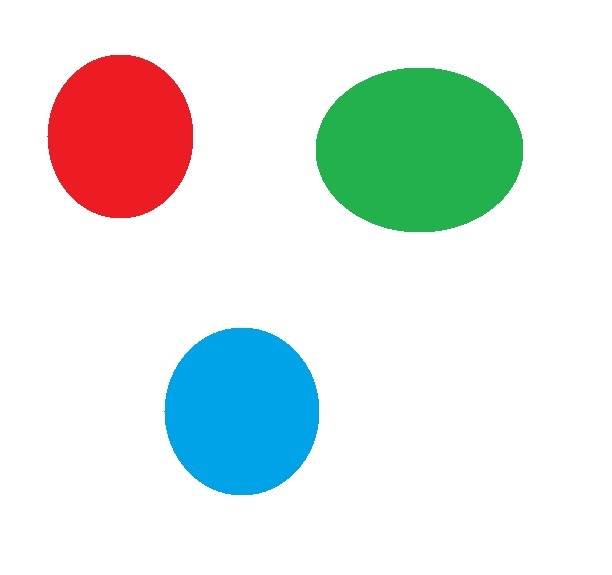
//> input picture circles.png, 612 x 575 px, given in place of the camera
$ ./Circles   (built with g++ and OpenCV 4)
//> lines starting //> are read from the running program, lines starting //| are printed output that depends on the picture; after the words box and inside, x2 and y2 are one past the last pixel; in counts of white or black regions, pixels touching at a corner belong together
//#include "stdafx.h"	//only needed for Visual Studio
#include "opencv2/imgcodecs.hpp"
#include "opencv2/highgui.hpp"
#include "opencv2/imgproc.hpp"
#include <vector>
#include <iostream>
#include <fstream>
#include <numeric>
#include <algorithm>
#include <iterator>
#include <math.h>
#include <Eigen/Dense>

using namespace cv;
using namespace std;
using namespace Eigen;

//filters out circles outside of the target
vector<double> filter(vector<double> u, vector<double> v, Mat img) {	//Filters extra circles out
	double devscale = 3;
	double sumv = std::accumulate(v.begin(), v.end(), 0.0);	//Calculate mean
	double meanv = sumv / v.size();
	double sq_sumv = std::inner_product(v.begin(), v.end(), v.begin(), 0.0);
	double stdevv = std::sqrt(sq_sumv / v.size() - meanv * meanv);	//Calculate standard deviation
	double hiv = meanv + devscale*stdevv;
	double lowv = meanv - devscale*stdevv;
	double sumu = std::accumulate(u.begin(), u.end(), 0.0);	//Calculate mean
	double meanu = sumu / u.size();
	double sq_sumu = std::inner_product(u.begin(), u.end(), u.begin(), 0.0);
	double stdevu = std::sqrt(sq_sumu / u.size() - meanu * meanu);	//Calculate standard deviation
	double hiu = meanu + devscale*stdevu;
	double lowu = meanu - devscale*stdevu;
	vector<double> fil;
	double s = (stdevu + stdevv) / 2;  //average standard deviation of x and y
	s = s*1.8;
	if(s>0)
		circle(img, Point(meanu, meanv), s, Scalar(255, 0, 0), 3, LINE_AA);	//draw circle representing std
	for (int i = 0; i < (v.size()); i++) {
		double r = sqrt(pow(u[i] - meanu, 2) + pow(v[i] - meanv, 2));	//fill vector with values within std
		if (r < s) {
			fil.push_back(u[i]);
			fil.push_back(v[i]);
		}

	}
	return fil;	//return new vector
}

//sorts the coordinates found from circle tracking
// [81 lines left out: function sort, not called in this run]


int main(int argc, char** argv)
{
	//ofstream cir("C:/Users/Jake/Desktop/Circle.txt");
	//Captures video from specified device
	VideoCapture cap(0);
	//Create place holder values
	MatrixXd fc(12,1);
	MatrixXd fp(12, 1);
	fp << 0, 0, 0, 0, 0, 0, 0, 0, 0, 0, 0, 0;
	MatrixXd thec(3, 1);
	thec << 0, 0, 0;
	MatrixXd thep(3, 1);
	thep << 0, 0, 0;
	MatrixXd jac(12, 3);
	jac << 89, 0, 7, 0, 71, -8, 72, 0, -3, 0, 51, 13, 94, 0, 6, 0, 16, 6, 116, 0, -3, 0, 48, -25,
		101, 0, 4, 0, 107, -37, 71, 0, 4, 0, 107, 4;
	//jac << -103, 1, -99, 3, -37, 3, -115, 13, -119, -3, -33, 1, -108, 0, -110, -9, -33, -13, -100,
		//-10, -96, -10, -38, -10, -91, -5, -83, 8, -40, 6, -111, 5, -107, 11, -37, 23;
	MatrixXd P(3, 3);
	P << 1, 0, 0, 0, 1, 0, 0, 0, 1;
	double lamb = 0.5;
	MatrixXd lam(1, 1);
		lam << lamb;
	bool init = false;
	while (1) {
		Mat img;
		//Read data from video frame
		cap.read(img);
//> img is the input picture: 575 rows x 612 cols, CV_8UC3; mean B, G, R 228.2, 231.4, 222.3
		Mat gray;
		//Converts image to grayscale
		cvtColor(img, gray, COLOR_BGR2GRAY);
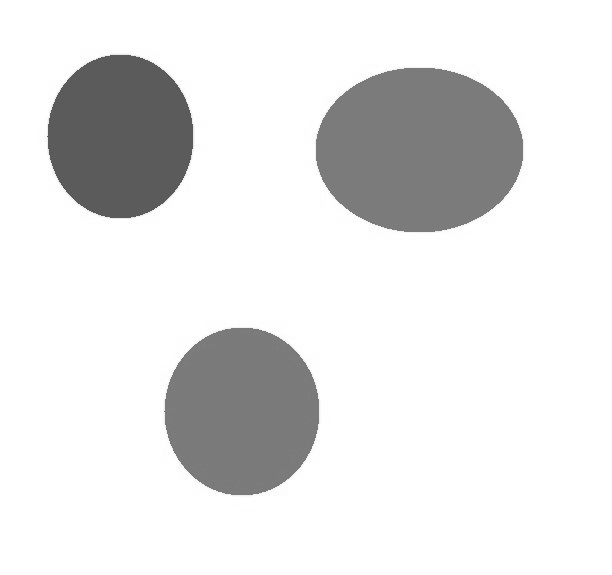
//> gray: 575 rows x 612 cols, CV_8UC1; min 81, max 255, mean 228.3
		//Blurs image to reduce noise
		medianBlur(gray, gray, 5);
//> gray: 575 rows x 612 cols, CV_8UC1; 3.84% of pixels changed, all inside (x1, y1, x2, y2) = (35, 47, 529, 512)
		//Vector to hold values from circle detection
		vector<Vec3f> circles;
		//Detect circles in image
		HoughCircles(gray, circles, HOUGH_GRADIENT, 1,	gray.rows / 8, 100, 30, 1, 50);
//> circles = empty
		//vectors used to store x and Y coordinates of circles
		vector<double> xcoord;
		vector<double> ycoord;
		for (size_t i = 0; i < circles.size(); i++) {
			Vec3i c = circles[i];
			//Draws detected circles in image
			circle(img, Point(c[0], c[1]), c[2], Scalar(0, 0, 255), 3, LINE_AA);
			//stores coordinate values in vector
			xcoord.push_back(c[0]);
			ycoord.push_back(c[1]);
		}
//> this loop made 0 passes
		//create target feature vector
		int ptsx[] = { 285, 157, 282, 422, 391, 193 };
		int ptsy[] = { 215, 165, 79, 158, 310, 311 };
		MatrixXd tfv(12,1);
		tfv << 285, 215, 157, 165, 282, 79, 422, 158, 391, 310, 193, 311;
		for (int i = 0; i < 6; i++) {
			circle(img, Point(ptsx[i], ptsy[i]), 1, Scalar(255, 255, 0), 3, 8, 0);
		}
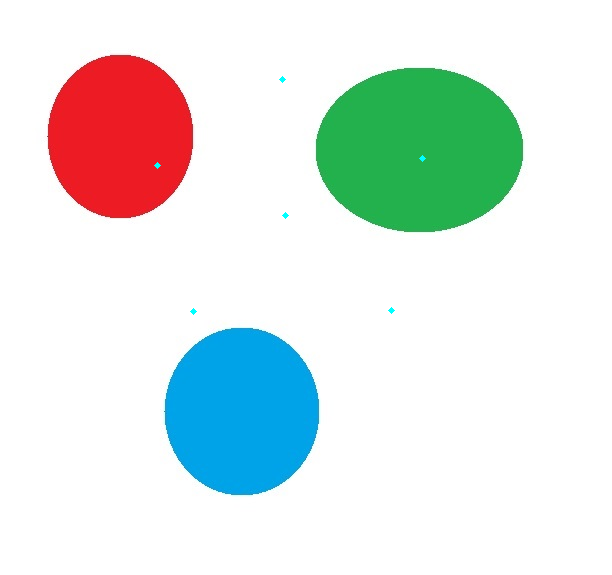
//> img: 575 rows x 612 cols, CV_8UC3; 150 pixels changed, all inside (x1, y1, x2, y2) = (154, 76, 426, 315)
		//use statistics to filter out unwanted circles
		vector<double> filr = filter(xcoord, ycoord, img);
//> in filter, `double sumv = std::accumulate(v.begin(), v.end(), 0.0);`: sumv = 0
//> in filter, `double meanv = sumv / v.size();`: meanv = nan
//> in filter, `double sq_sumv = std::inner_product(v.begin(), v.end(), v.begin(), 0.0);`: sq_sumv = 0
//> in filter, `double stdevv = std::sqrt(sq_sumv / v.size() - meanv * meanv);`: stdevv = nan
//> in filter, `double sumu = std::accumulate(u.begin(), u.end(), 0.0);`: sumu = 0
//> in filter, `double meanu = sumu / u.size();`: meanu = nan
//> in filter, `double sq_sumu = std::inner_product(u.begin(), u.end(), u.begin(), 0.0);`: sq_sumu = 0
//> in filter, `double stdevu = std::sqrt(sq_sumu / u.size() - meanu * meanu);`: stdevu = nan
		int count2 = 0;
		//Check if 6 circles remain after filtering
		if (filr.size() == 12) {
			//sort filtered circle into form of current feature vector
			fc = sort(filr);
			int count = 0;
			for (int i = 0; i < 6; i++) {
				//circle(img, Point(fc.row(count).sum(), fc.row(count+1).sum(), 1, Scalar(255, 0, 0), 3, 8, 0);	//Draw center point for current feature vector
				//cir << fc.row(count) << endl << fc.row(count+1) << endl;								//Needs updating
				count = count + 2;
			}
			//cir << endl;
			if (init == false) {
				fp = fc;
				init = true;
			}
			else {
				//Begin Uncalibrated visual servoing
				MatrixXd df(12, 1);
				df = fc - fp;
				//find e
				MatrixXd e(12, 1);
				e = tfv - fc;
				//update fp
				fp = fc;
				//Find h
				MatrixXd h(3, 1);
				h = thec - thep;
				//update Jacobian Matrix
				RowVectorXd var(1);
				var = (lam + h.transpose()*P*h).inverse();
				jac = jac + (var.sum())*(df - jac*h)*h.transpose()*P;
				//cout << jac << endl << endl;
				//Update P
				MatrixXd a1(3,3);
				//a1 << 1, 1, 1, 1, 1, 1, 1, 1, 1;
				MatrixXd a2(1,1);
				a2 = ((lam + h.transpose()*P*h).inverse());
				a1 << a2.row(0), a2.row(0), a2.row(0), a2.row(0), a2.row(0), a2.row(0), a2.row(0), a2.row(0), a2.row(0);
				P = 1/lamb*((P-(a1)*(P*h*h.transpose()*P)));
				//P = lam.inverse()*((P - (lam + h.transpose()*P*h).inverse())*(P*h*h.transpose()*P));
				//Update motor commands
				MatrixXd theta(3, 1);
				theta = thep - (jac.transpose()*jac).inverse()*jac.transpose()*e;
				thep = thec;
				thec = theta;
				cout << endl << thec << endl;
			}
		}
		//Show detected circles
		imshow("detected circles", img);
		//hold 'q' to quit program
		if(waitKey(10)=='q')
//> the 'q' key is pressed
			break;
	}
	return 0;
}
